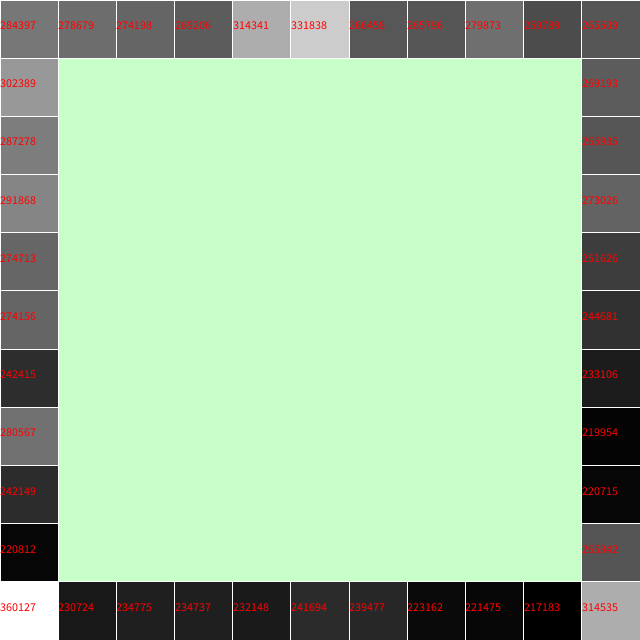
Frame 1 (no input)
Frame 2 (the mouse pressed at the canvas centre, redrawn once): identical to frame 1, image omitted

The Processing sketch that drew this single still picture (run headless with seeded random() and noise(); the mouse was pressed at the canvas centre and the sketch redrawn once):

// Processing sketch: Monopoly
// ── Monopoly.pde
// Create a heatmap to show which places are the most visited.

final boolean REAL_TIME = false;

final int PLACES = 40;
final int LAUNCHES = 10000000;
float DIM;

Case[] grid = new Case[40];
int repetition = 0;
int actual = 0;

void setup()
{
	if (REAL_TIME) frameRate(1);
  else noLoop();
	size(640,640);
	background(200,255,200);

	DIM = width/11.0;

	for (int i=0; i<PLACES; ++i)
		grid[i] = new Case(i);
  
  if (!REAL_TIME)
  {
  	for (int i=0; i<LAUNCHES; ++i)
  		play();
  }
}

void draw()
{
  int max = grid[0].count;
  int min = grid[0].count-1;
  for (int i=1; i<PLACES; ++i)
  {
    if (grid[i].count > max) max = grid[i].count;
    if (grid[i].count < min) min = grid[i].count;
  }
  
  if (REAL_TIME) play();
  
	for (int i=0; i<PLACES; ++i)
	{
		float x = 0;
		float y = 0;
		if (grid[i].number < 10)
		{
			x = width-DIM-grid[i].number*DIM;
			y = height-DIM;
		}
		else if (grid[i].number < 20)
		{
			x = 0;
			y = height-DIM-(grid[i].number-10)*DIM;
		}
		else if (grid[i].number < 30)
		{
			x = (grid[i].number-20)*DIM;
			y = 0;
		}
		else if (grid[i].number < 40)
		{
			x = width-DIM;
			y = (grid[i].number-30)*DIM;
		}
		grid[i].show(x,y,min,max);
	}
}

void play()
{
  actual = diceRoll(actual);
  grid[actual].count++;
  if (actual == 2 || actual == 17 || actual == 33) actual = probability(actual);
  else if (actual == 7 || actual == 22 || actual == 36) actual = unforeseen(actual);
  else if (actual == 30) actual = 10;
}

int diceRoll(int actual)
{
	int d1 ;
	int d2;

	//if (actual == 10)
	//{
	//	int k = 1;
	//	do
	//	{
	//		d1 = ceil(random(6));
	//		d2 = ceil(random(6));
	//		++k;
	//	}
 //   while (k < 3 || d1 != d2);
	//}
	//else 
	{
		d1 = ceil(random(6));
		d2 = ceil(random(6));

		if (d1 == d2)
			++repetition;
		else repetition = 0;

		if (repetition == 3)
		{
			repetition = 0;
			return 10;
		}
	}

	return (actual+d1+d2)%PLACES;
}

int probability(int actual)
{
	int x = actual;
	int c = ceil(random(16));
	if (c == 1) x = 0;			// via
	else if (c == 2) x = 10;	// prigione

	if (x != actual) grid[x].count++;

	return x;
}


int unforeseen(int actual)
{
	int x = actual;
	int c = ceil(random(16));
	if (c == 0 || c == 1) // prossima stazione
	{
		if (actual == 7) x = 15;
		else if (actual == 22) x = 25;
		else if (actual == 36) x = 5;
	}
	else if (c == 2)	// prossima società  
	{
		if (actual == 7) x = 12;
		else if (actual == 22) x = 28;
	}
	else if (c == 3) x = 24;	// largo colombo
	else if (c == 4) x = 10;	// prigione
	else if (c == 5) x = 39;	// parco della vittoria
	else if (c == 6) x = 0;		// via
	else if (c == 7) x = actual-3;
	else if (c == 8) x = 25;	// stazione nord
	else if (c == 9) x = 13;	// corso ateneo

	if (x != actual) grid[x].count++;

	return x;
}
// ── Case.pde
class Case
{
	int number;
	int count;
	String name;
	color col;

	Case(int num)
	{
		number = num;
		count = 0;
    setColor();
	}

	void show(float x, float y, int min, int max)
	{	
		fill(255*(count-min)/(max-min));
		stroke(255);
		rect(x,y,DIM,DIM);
    fill(255,0,0);
    text(count,x,y+DIM/2);
	}

	void setColor()
	{
		switch (number)
    {
  		case 0:  { name = "Via!";					          col = color(127,127,127); } break;
  		case 1:  { name = "Vicolo Corto";			      col = color(80,40,0); 	  } break;
  		case 2:  { name = "Probabilità";			      col = color(60,120,255); 	} break;
  		case 3:  { name = "Vicolo Stretto";			    col = color(80,40,0); 	  } break;
  		case 4:  { name = "Tassa Patrimoniale"; 	  col = color(127,127,127); } break;
  		case 5:  { name = "Stazione Sud";			      col = color(127,127,127); } break;
  		case 6:  { name = "Bastioni Gran Sasso";	  col = color(127,200,255); } break;
  		case 7:  { name = "Imprevisti";				      col = color(60,120,255); 	} break;
  		case 8:  { name = "Viale Monterosa";		    col = color(127,200,255); } break;
  		case 9:  { name = "Viale Vesuvio";			    col = color(127,200,255); } break;
  
  		case 10: { name = "Prigione/Transito";		  col = color(127,127,127); } break;
  		case 11: { name = "Via Accademia"; 			    col = color(255,0,255); 	} break;
  		case 12: { name = "Società Elettrica";		  col = color(127,127,127); } break;
  		case 13: { name = "Corso Ateneo";			      col = color(255,0,255); 	} break;
  		case 14: { name = "Piazza Università";		  col = color(255,0,255); 	} break;
  		case 15: { name = "Stazione Ovest";			    col = color(127,127,127); } break;
  		case 16: { name = "Via Verdi"; 				      col = color(255,127,0); 	} break;
  		case 17: { name = "Probabilità"; 			      col = color(60,120,255); 	} break;
  		case 18: { name = "Corso Raffaello"; 		    col = color(255,127,0); 	} break;
  		case 19: { name = "Piazza Dante"; 			    col = color(255,127,0); 	} break;
  
  		case 20: { name = "Parcheggio Gratuito";	  col = color(127,127,127); } break;
  		case 21: { name = "Via Marco Polo";			    col = color(255,0,0); 	  } break;
  		case 22: { name = "Imprevisti"; 			      col = color(60,120,255); 	} break;
  		case 23: { name = "Corso Magellano"; 		    col = color(255,0,0); 	  } break;
  		case 24: { name = "Largo Colombo"; 			    col = color(255,0,0); 	  } break;
  		case 25: { name = "Stazione Nord"; 			    col = color(127,127,127); } break;
  		case 26: { name = "Viale Costantino"; 	  	col = color(255,255,0); 	} break;
  		case 27: { name = "Viale Traiano"; 			    col = color(255,255,0); 	} break;
  		case 28: { name = "Società Acqua Potabile";	col = color(127,127,127); } break;
  		case 29: { name = "Piazza Giulio Cesare";	  col = color(255,255,0); 	} break;
  
  		case 30: { name = "In Prigione!"; 			    col = color(127,127,127); } break;
  		case 31: { name = "Via Roma"; 			      	col = color(0,255,0); 	  } break;
  		case 32: { name = "Corso Impero"; 		    	col = color(0,255,0); 	  } break;
  		case 33: { name = "Probabilità"; 			      col = color(60,120,255); 	} break;
  		case 34: { name = "Largo Augusto"; 	    		col = color(0,255,0); 	  } break;
  		case 35: { name = "Stazione Est"; 		    	col = color(127,127,127); } break;
  		case 36: { name = "Imprevisti"; 		      	col = color(60,120,255); 	} break;
  		case 37: { name = "Viale Dei Giardini";   	col = color(0,0,255); 	  } break;
  		case 38: { name = "Tassa Di Lusso"; 	    	col = color(0,0,255); 	  } break;
  		case 39: { name = "Parco Della Vittoria";	  col = color(0,0,255); 	  } break;
    }
	}
}
